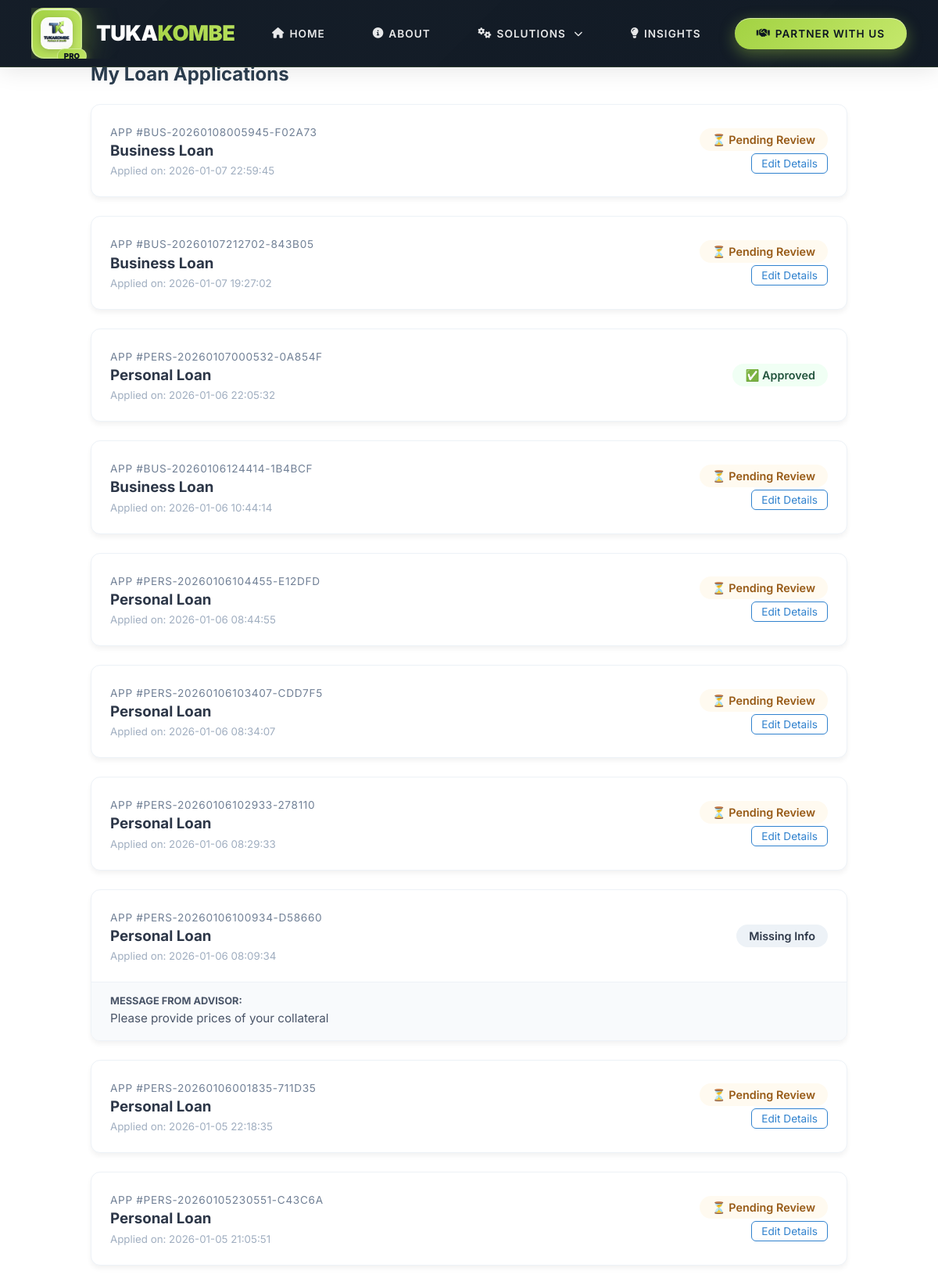
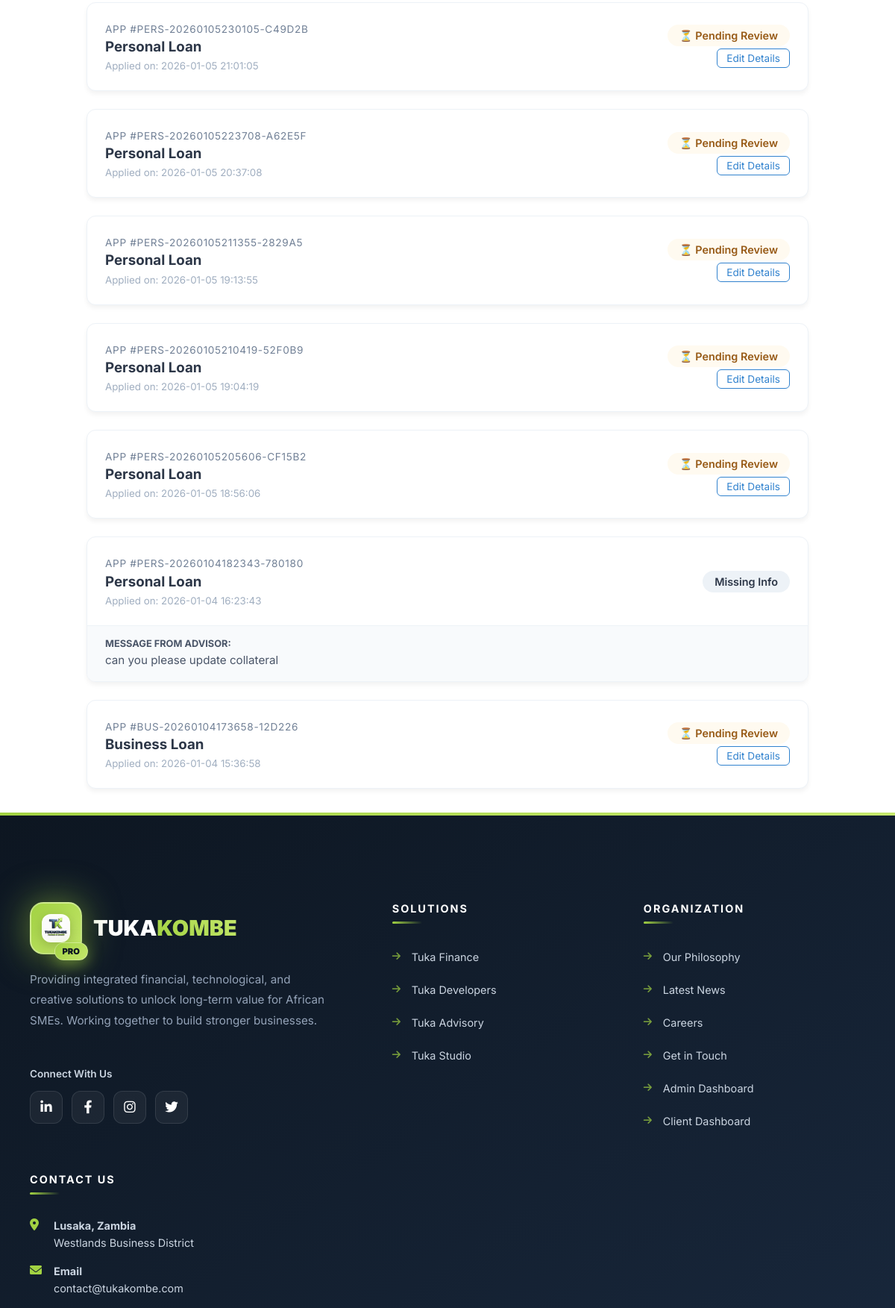
Page /finance/my-loans (signed in, upper part) on the committed database (2 pictures, top to bottom).
### tables this page shows
CREATE TABLE loan_applications (
            id INTEGER PRIMARY KEY AUTOINCREMENT,
            application_number TEXT UNIQUE NOT NULL,
            loan_type TEXT CHECK(loan_type IN ('personal', 'business')) NOT NULL,
            status TEXT DEFAULT 'pending',
            user_id INTEGER,
            interest_rate REAL DEFAULT 0.30,
            total_repayment REAL,
            admin_notes TEXT,
            applied_date TIMESTAMP DEFAULT CURRENT_TIMESTAMP,
            updated_date TIMESTAMP DEFAULT CURRENT_TIMESTAMP,
            decision_date TIMESTAMP,
            decision_by INTEGER,
            FOREIGN KEY (user_id) REFERENCES users(id)
        );

### services/finance/user/routes.py (the view)
@finance_bp.route("/my-loans")
@login_required
def my_loans():
    from utils.database import get_db_connection
    user_id = session.get("user_id")
    db = get_db_connection()
    loans = db.execute("""
        SELECT la.*, COALESCE(p.full_name, b.business_name, 'Applicant') as display_name
        FROM loan_applications la
        LEFT JOIN personal_loan_details p ON la.id = p.application_id
        LEFT JOIN business_loan_details b ON la.id = b.application_id
        WHERE la.user_id = ?
        ORDER BY la.applied_date DESC
    """, (user_id,)).fetchall()
    db.close()
    return render_template("fin_my_loans.html", loans=loans)

### request_logger.py (called while the page is built)
def log_requests(app):
    @app.before_request
    def log_request_data():
        if request.method == "POST":
            print("\n===== INCOMING POST REQUEST =====")
            print("URL:", request.path)
            print("\nFORM DATA:")
            for k, v in request.form.items():
                print(f"{k}: {v}")
            print("\nFILES:")
            for f in request.files:
                print(f"{f} -> {request.files[f].filename}")
            print("===== END REQUEST =====\n")

### utils/database.py (called while the page is built)
def get_db_connection():
    conn = sqlite3.connect(DB_PATH)
    conn.row_factory = sqlite3.Row
    conn.execute("PRAGMA foreign_keys = ON")
    return conn

### services/finance/user/templates/fin_my_loans.html (shortened to what this page needs)
{% extends "base.html" %}
{% block content %}
<div style="max-width: 1000px; margin: 2rem auto; padding: 0 1rem; font-family: 'Inter', sans-serif;">
    <h2 style="color: #2c3e50; margin-bottom: 1.5rem;">My Loan Applications</h2>
    {% if loans %}
        <div style="display: grid; gap: 1.5rem;">
            {% for loan in loans %}
            <div style="background: white; border-radius: 12px; box-shadow: 0 4px 6px rgba(0,0,0,0.05); border: 1px solid #edf2f7; overflow: hidden;">
                <div style="padding: 1.5rem; display: flex; justify-content: space-between; align-items: center; flex-wrap: wrap; gap: 1rem;">
                    <div>
                        <span style="font-size: 0.85rem; color: #718096; text-transform: uppercase; letter-spacing: 0.05em;">App #{{ loan.application_number }}</span>
                        <h3 style="margin: 0.2rem 0; color: #2d3748;">{{ loan.loan_type | title }} Loan</h3>
                        <small style="color: #a0aec0;">Applied on: {{ loan.applied_date }}</small>
                    </div>
                    <div style="text-align: right;">
                        {% if loan.status == 'pending' %}
                            <span style="background: #fffaf0; color: #975a16; padding: 6px 16px; border-radius: 20px; font-weight: 600; font-size: 0.9rem;">⏳ Pending Review</span>
                        {% elif loan.status == 'approved' %}
                            <span style="background: #f0fff4; color: #22543d; padding: 6px 16px; border-radius: 20px; font-weight: 600; font-size: 0.9rem;">✅ Approved</span>
                        {% elif loan.status == 'rejected' %}
                            <span style="background: #fff5f5; color: #822727; padding: 6px 16px; border-radius: 20px; font-weight: 600; font-size: 0.9rem;">❌ Declined</span>
                        {% elif loan.status == 'action_required' %}
                            <span style="background: #ebf8ff; color: #2b6cb0; padding: 6px 16px; border-radius: 20px; font-weight: 600; font-size: 0.9rem;">⚠️ Action Required</span>
                        {% else %}
                            <span style="background: #edf2f7; color: #2d3748; padding: 6px 16px; border-radius: 20px; font-weight: 600; font-size: 0.9rem;">{{ loan.status | replace('_', ' ') | title }}</span>
                        {% endif %}
                        {% if loan.status == 'pending' or loan.status == 'action_required' %}
                            <div style="margin-top: 10px;">
                                <a href="{{ url_for('finance.edit_loan', loan_id=loan.id) }}"
                                   style="font-size: 0.85rem; color: #3182ce; text-decoration: none; border: 1px solid #3182ce; padding: 4px 12px; border-radius: 6px; transition: all 0.2s;">
                                   Edit Details
                                </a>
                            </div>
                        {% endif %}
                    </div>
                </div>
                {% if loan.admin_notes %}
                <div style="background: #f8fafc; padding: 1rem 1.5rem; border-top: 1px solid #edf2f7;">
                    <strong style="display: block; font-size: 0.8rem; color: #4a5568; margin-bottom: 0.25rem;">MESSAGE FROM ADVISOR:</strong>
                    <p style="margin: 0; color: #4a5568; font-size: 0.95rem; line-height: 1.5;">{{ loan.admin_notes }}</p>
                </div>
                {% endif %}
            </div>
            {% endfor %}
        </div>
    {% endif %}
</div>
{% endblock %}

### core/templates/base.html (style rules this page uses)
:root { --navy: #1a2a40; --navy-dark: #0d1621; --navy-light: #2c3e5a; --navy-glass: rgba(26, 42, 64, 0.95); --lime: #a2d242; --lime-light: #c5e86c; --lime-dark: #8eb936; --lime-glow: rgba(162, 210, 66, 0.4); --white: #ffffff; --off-white: #f8fafc; --glass: rgba(255, 255, 255, 0.1); --glass-dark: rgba(13, 22, 33, 0.95); --text-gray: #94a3b8; --text-light: #cbd5e1; --transition: all 0.5s cubic-bezier(0.4, 0, 0.2, 1); --shadow-lg: 0 20px 60px rgba(0, 0, 0, 0.3); --shadow-xl: 0 25px 80px rgba(0, 0, 0, 0.4); --radius-xl: 32px; --radius-lg: 20px; --radius-md: 12px; --radius-sm: 8px; }
* { margin: 0; padding: 0; box-sizing: border-box; font-family: 'Inter', sans-serif; }
body { background-color: #fff; color: var(--navy); -webkit-font-smoothing: antialiased; overflow-x: hidden; }

### rows in the picture
loan_applications: application_number "BUS-20260108005945-F02A73", loan_type "Business", applied_date "2026-01-07 22:59:45", status "⏳ Pending Review"
loan_applications: application_number "BUS-20260107212702-843B05", loan_type "Business", applied_date "2026-01-07 19:27:02", status "⏳ Pending Review"
loan_applications: application_number "PERS-20260107000532-0A854F", loan_type "Personal", applied_date "2026-01-06 22:05:32", status "✅ Approved"
loan_applications: application_number "BUS-20260106124414-1B4BCF", loan_type "Business", applied_date "2026-01-06 10:44:14", status "⏳ Pending Review"
loan_applications: application_number "PERS-20260106104455-E12DFD", loan_type "Personal", applied_date "2026-01-06 08:44:55", status "⏳ Pending Review"
loan_applications: application_number "PERS-20260106103407-CDD7F5", loan_type "Personal", applied_date "2026-01-06 08:34:07", status "⏳ Pending Review"
loan_applications: application_number "PERS-20260106102933-278110", loan_type "Personal", applied_date "2026-01-06 08:29:33", status "⏳ Pending Review"
loan_applications: application_number "PERS-20260106100934-D58660", loan_type "Personal", applied_date "2026-01-06 08:09:34", status "Missing Info", admin_notes "Please provide prices of your collateral"
loan_applications: application_number "PERS-20260106001835-711D35", loan_type "Personal", applied_date "2026-01-05 22:18:35", status "⏳ Pending Review"
loan_applications: application_number "PERS-20260105230551-C43C6A", loan_type "Personal", applied_date "2026-01-05 21:05:51", status "⏳ Pending Review"
loan_applications: application_number "PERS-20260105230105-C49D2B", loan_type "Personal", applied_date "2026-01-05 21:01:05", status "⏳ Pending Review"
loan_applications: application_number "PERS-20260105223708-A62E5F", loan_type "Personal", applied_date "2026-01-05 20:37:08", status "⏳ Pending Review"
loan_applications: application_number "PERS-20260105211355-2829A5", loan_type "Personal", applied_date "2026-01-05 19:13:55", status "⏳ Pending Review"
loan_applications: application_number "PERS-20260105210419-52F0B9", loan_type "Personal", applied_date "2026-01-05 19:04:19", status "⏳ Pending Review"
loan_applications: application_number "PERS-20260105205606-CF15B2", loan_type "Personal", applied_date "2026-01-05 18:56:06", status "⏳ Pending Review"
loan_applications: application_number "PERS-20260104182343-780180", loan_type "Personal", applied_date "2026-01-04 16:23:43", status "Missing Info", admin_notes "can you please update collateral"
loan_applications: application_number "BUS-20260104173658-12D226", loan_type "Business", applied_date "2026-01-04 15:36:58", status "⏳ Pending Review"
